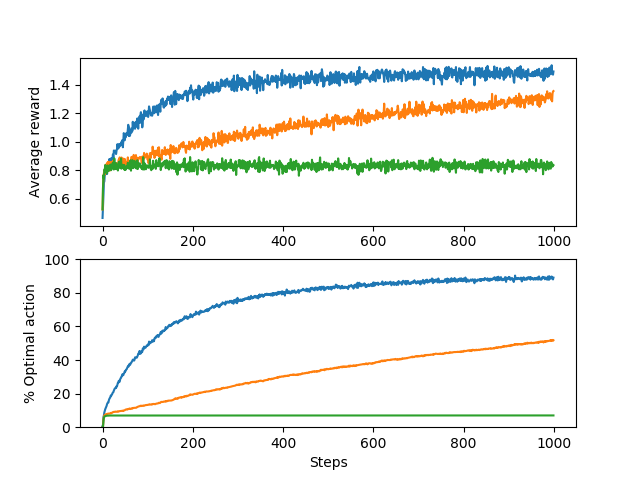

Generate this figure with Python:
import numpy as np
import matplotlib.pyplot as plt
from bandit_env import BanditEnv
from eps_greedy import EpsGreedyActor

runs = 2000
steps = 1000
k = 10

env = BanditEnv(k)

fig = plt.figure()

for eps in [0.1, 0.01, 0]:
    reward_hist = np.zeros(steps)
    percent_correct_action = np.zeros(steps)
    
    for run in range(runs):
        actor = EpsGreedyActor(env, eps)
        rewards, correct_actions = actor.run(steps)
        reward_hist += (rewards - reward_hist)/(run+1)
        percent_correct_action += correct_actions

    ax1 = plt.subplot(2,1,1)
    ax1.plot(range(steps), reward_hist, label="eps="+str(eps))
    #ax1.set_ylim([0, 2])
    ax1.set_ylabel("Average reward")
    #ax1.set_xlabel("Steps")

    ax2 = plt.subplot(2,1,2)
    ax2.plot(range(steps), percent_correct_action/runs*100, label="eps="+str(eps))
    ax2.set_ylim([0, 100])
    ax2.set_ylabel("% Optimal action")
    ax2.set_xlabel("Steps")

plt.show()
